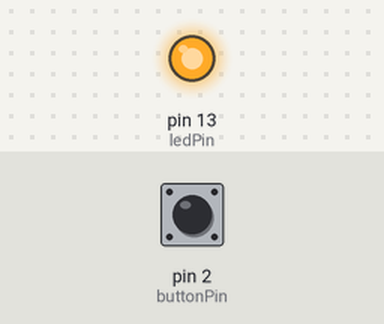
Bench run of a sketch on a simulated Arduino Uno, built with avr-gcc and run on an emulated ATmega328P. Parts: output pins drawn as LEDs (lit = HIGH). The inputs (shaded band) are chosen by the test bench; at power-on: pin 2 (buttonPin) HIGH.

Above: at 1.2 s.
1.3 s: pin 2 (buttonPin) pulled LOW for 0.15 s
At 1.37 s:
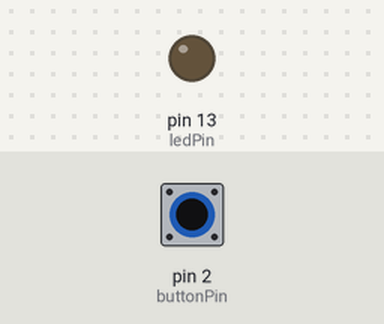
2.9 s: pin 2 (buttonPin) pulled LOW for 3.2 s
At 7.3 s:
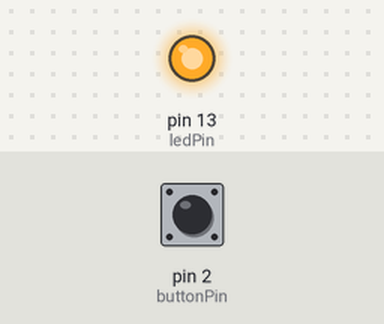
Timing chart, 0 to 8.8 s (numbered marks = the images above; inputs shaded):
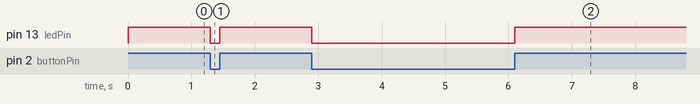

The sketch:

senaro1.ino
```cpp
const int ledPin = 13;
const int buttonPin = 2;

void setup() {
  pinMode(ledPin, OUTPUT);
  pinMode(buttonPin, INPUT_PULLUP);
}

void loop() {
  int buttonState = digitalRead(buttonPin);

  if (buttonState == LOW) {   // Button is pressed
    digitalWrite(ledPin, LOW);   // Turn LED OFF
  }
  else {   // Button is released
    digitalWrite(ledPin, HIGH);  // Turn LED ON
  }
}
```

Measured:
- after the input at 1.3 s, pin 13 (ledPin): HIGH → LOW at once, → HIGH 0.15 s later
- after the input at 2.9 s, pin 13 (ledPin): HIGH → LOW at once, → HIGH 3.2 s later
